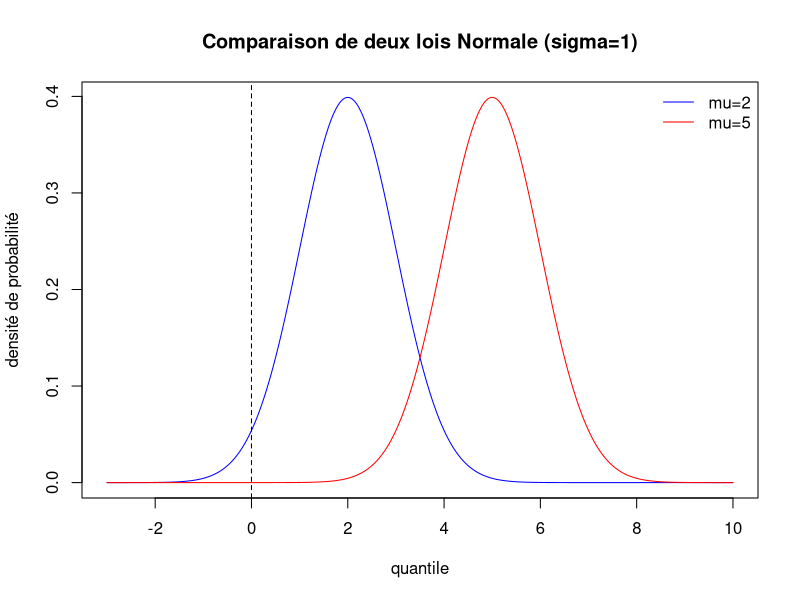
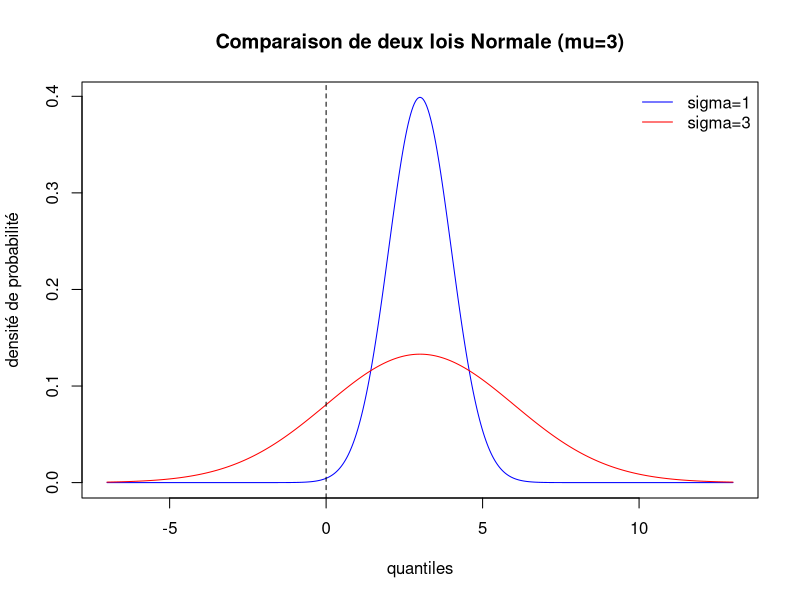
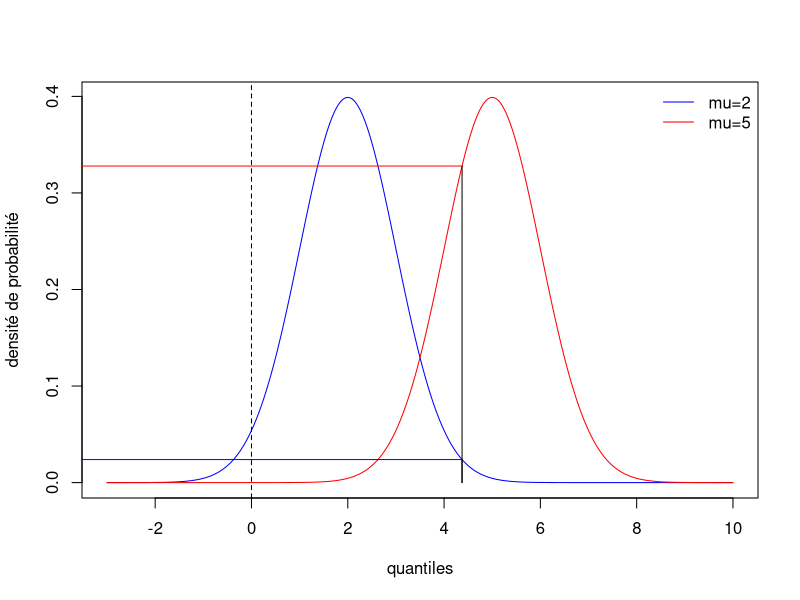
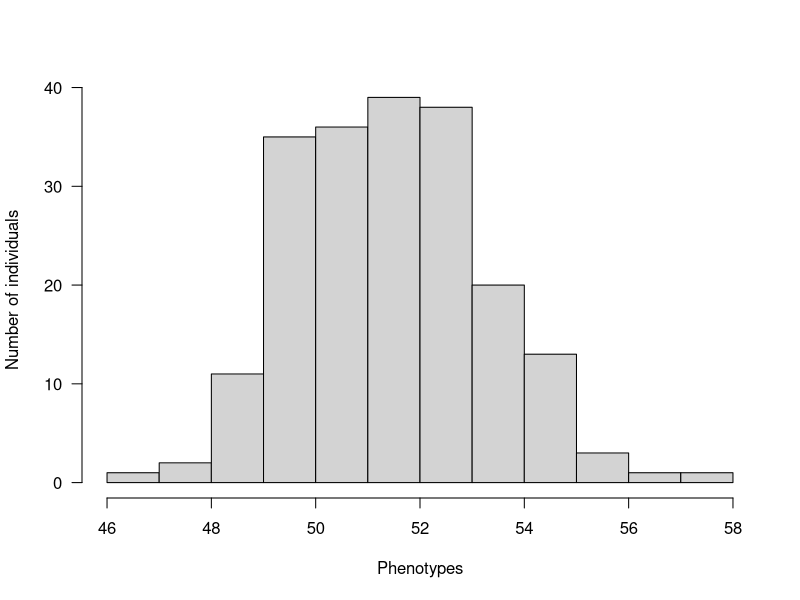
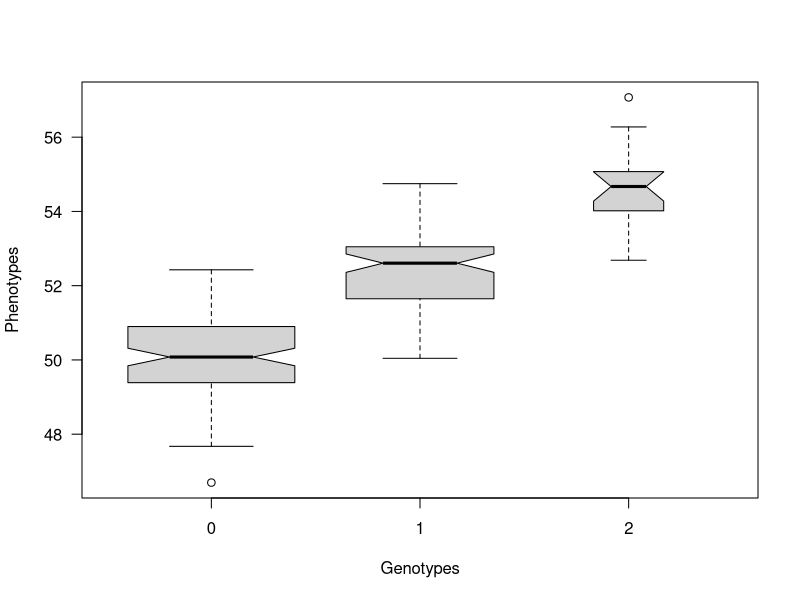
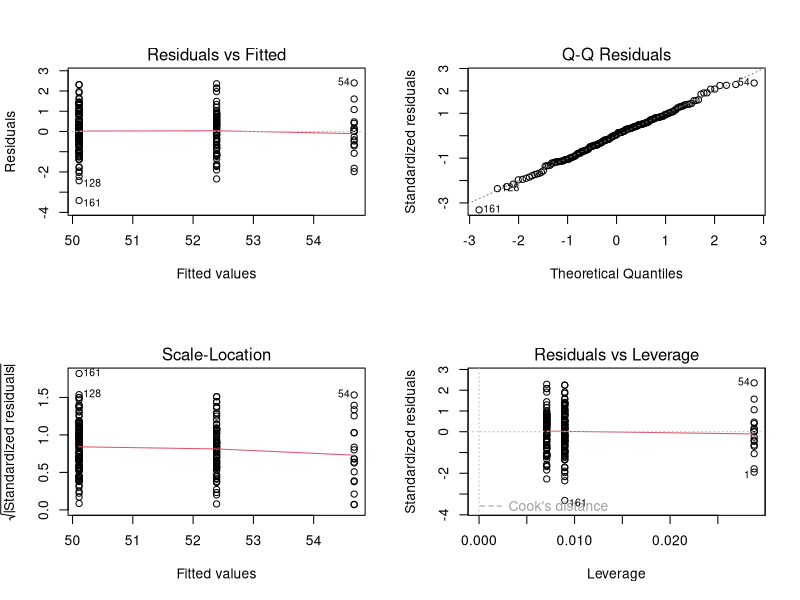
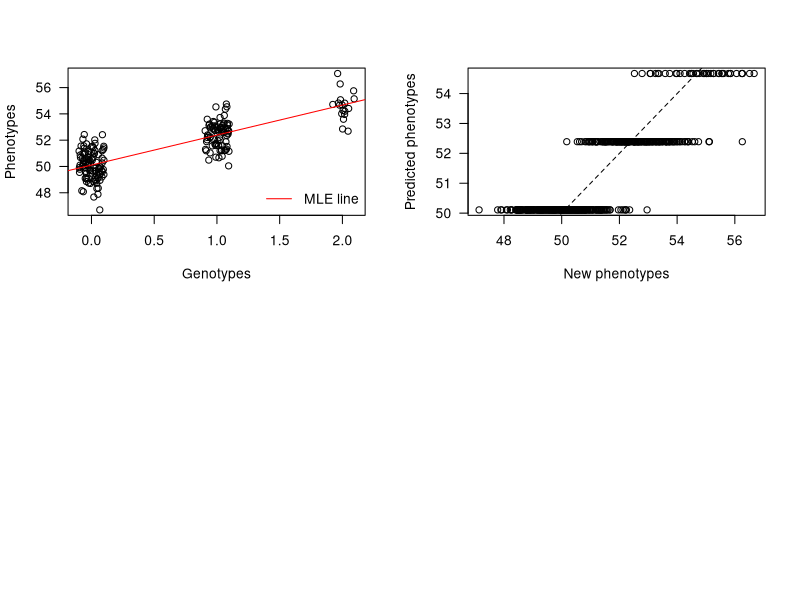

R code for these plots, in order:
## ---- chunk 1
R.v.maj <- as.numeric(R.version$major)
R.v.min.1 <- as.numeric(strsplit(R.version$minor, "\\.")[[1]][1])
if(R.v.maj < 2 || (R.v.maj == 2 && R.v.min.1 < 15))
  stop("requires R >= 2.15", call.=FALSE)

suppressPackageStartupMessages(library(knitr))
opts_chunk$set(echo=TRUE, warning=TRUE, message=TRUE, cache=FALSE)

options(digits=3)
## ---- chunk 2
suppressPackageStartupMessages(library(MASS))
## ---- chunk 3
set.seed(1)
y <- rnorm(n=3, mean=5, sd=1)
## ---- chunk 4
x <- seq(from=-3, to=10, length.out=500)
plot(x=x, y=dnorm(x=x, mean=2, sd=1), type="l", col="blue",
     main="Comparaison de deux lois Normale (sigma=1)",
     xlab="quantile", ylab="densité de probabilité")
points(x=x, y=dnorm(x=x, mean=5, sd=1), type="l", col="red")
abline(v=0, lty=2)
legend("topright", legend=c("mu=2", "mu=5"), col=c("blue", "red"), lty=1, bty="n")
## ---- chunk 5
x <- seq(from=-7, to=13, length.out=500)
plot(x=x, y=dnorm(x=x, mean=3, sd=1), type="l", col="blue",
     main="Comparaison de deux lois Normale (mu=3)",
     xlab="quantiles", ylab="densité de probabilité")
points(x=x, y=dnorm(x=x, mean=3, sd=3), type="l", col="red")
abline(v=0, lty=2)
legend("topright", legend=c("sigma=1", "sigma=3"), col=c("blue", "red"), lty=1, bty="n")
## ---- chunk 6
x <- seq(from=-3, to=10, length.out=500)
plot(x=x, y=dnorm(x=x, mean=2, sd=1), type="l", col="blue",
     main="",
     xlab="quantiles", ylab="densité de probabilité")
points(x=x, y=dnorm(x=x, mean=5, sd=1), type="l", col="red")
abline(v=0, lty=2)
legend("topright", legend=c("mu=2", "mu=5"), col=c("blue", "red"), lty=1, bty="n")
segments(x0=y[1], y0=0, x1=y[1], y1=dnorm(x=y[1], mean=2, sd=1))
segments(x0=y[1], y0=0, x1=y[1], y1=dnorm(x=y[1], mean=5, sd=1))
segments(x0=y[1], y0=dnorm(x=y[1], mean=2, sd=1),
         x1=-5, y1=dnorm(x=y[1], mean=2, sd=1), col="blue")
segments(x0=y[1], y0=dnorm(x=y[1], mean=5, sd=1),
         x1=-5, y1=dnorm(x=y[1], mean=5, sd=1), col="red")
## ---- chunk 7
compute.log.likelihood <- function(parameters, data){
  mu <- parameters[1]
  sigma <- parameters[2]
  y <- data
  n <- length(y)
  log.lik <- - n * log(sigma) - (n/2) * log(2 * pi) - sum(((y - mu)^2) / (2 * sigma^2))
  return(log.lik)
}

compute.log.likelihood(c(5,1), y)
compute.log.likelihood(c(2,1), y)
## ---- chunk 8
sum(dnorm(x=y, mean=5, sd=1, log=TRUE))
sum(dnorm(x=y, mean=2, sd=1, log=TRUE))
## ---- chunk 9
set.seed(1866) # année de parution de l'article de Mendel fondant la génétique
## ---- chunk 10
n <- 200
## ---- chunk 11
mu <- 50
## ---- chunk 12
##' Genotype frequencies
##'
##' Calculate the genotype frequencies at a locus assuming the Hardy-Weinberg equilibrium
##' (https://en.wikipedia.org/wiki/Hardy%E2%80%93Weinberg_principle).
##' @param maf frequency of the minor allele, a
##' @return vector of genotype frequencies
##' @author Timothée Flutre
calcGenoFreq <- function(maf){
  stopifnot(is.numeric(maf), length(maf) == 1, maf >= 0, maf <= 0.5)
  geno.freq <- c((1 - maf)^2,
                2 * (1 - maf) * maf,
                maf^2)
  names(geno.freq) <- c("AA", "Aa", "aa")
  return(geno.freq)
}

f <- 0.3
genotypes <- sample(x=c(0,1,2), size=n, replace=TRUE, prob=calcGenoFreq(f))
## ---- chunk 13
table(genotypes)
sum(genotypes) / (2 * n) # estimate of the MAF
var(genotypes) # important for the estimate of beta
## ---- chunk 14
(beta <- rnorm(n=1, mean=2, sd=1))
## ---- chunk 15
sigma <- 1
errors <- rnorm(n=n, mean=0, sd=sigma)
## ---- chunk 16
phenotypes <- mu + beta * genotypes + errors
## ---- chunk 17
dat <- data.frame(x=genotypes, y=phenotypes)
summary(dat)
## ---- chunk 18
hist(phenotypes, breaks="FD", las=1, main="",
     xlab="Phenotypes", ylab="Number of individuals")
## ---- chunk 19
boxplot(phenotypes ~ genotypes, varwidth=TRUE, notch=TRUE,
        xlab="Genotypes", ylab="Phenotypes", las=1)
## ---- chunk 20
fit <- lm(y ~ x, data=dat)
## ---- chunk 21
par(mfrow=c(2,2))
plot(fit)
## ---- chunk 22
summary(fit)
## ---- chunk 23
plot(phenotypes ~ jitter(genotypes, factor=0.5), las=1,
     xlab="Genotypes", ylab="Phenotypes")
abline(a=coefficients(fit)[1], b=coefficients(fit)[2], col="red")
legend("bottomright", legend="MLE line", col="red", lty=1, bty="n")
## ---- chunk 24
negLogLik <- function(mu, beta, sigma){
  - sum(dnorm(x=dat$y, mean=mu + beta * dat$x, sd=sigma, log=TRUE))
}
## ---- chunk 25
library(stats4)
fit2 <- mle(negLogLik, start=list(mu=mean(dat$y), beta=0, sigma=1),
            method="L-BFGS-B", nobs=nrow(dat),
            lower=c(-Inf,-Inf,10^(-6)), upper=c(+Inf,+Inf,+Inf))
summary(fit2)
## ---- chunk 26
summary(fit)$r.squared
## ---- chunk 27
(coefficients(fit)[2]^2 * var(dat$x)) /
  (coefficients(fit)[2]^2 * var(dat$x) + summary(fit)$sigma^2)
## ---- chunk 28
beta
## ---- chunk 29
(beta.hat <- coefficients(fit)[2])
## ---- chunk 30
(rmse.beta <- sqrt((beta.hat - beta)^2))
## ---- chunk 31
y <- phenotypes
y.hat <- (coefficients(fit)[1] + coefficients(fit)[2] * genotypes)
errors <- y - y.hat
(rmse.y <- sqrt(mean(errors^2)))
## ---- chunk 32
errors <- phenotypes - predict(fit)
(rmse.y <- sqrt(mean(errors^2)))
## ---- chunk 33
set.seed(1944) # année de découverte de l'ADN comme support des gènes
n.tilde <- 500
x.new <- sample(x=c(0,1,2), size=n.tilde, replace=TRUE, prob=calcGenoFreq(f))
y.new <- mu + beta * x.new + rnorm(n=n.tilde, mean=0, sd=sigma)
## ---- chunk 34
y.tilde <- (coefficients(fit)[1] + coefficients(fit)[2] * x.new)
## ---- chunk 35
errors <- y.new - y.tilde
(rmspe <- sqrt(mean(errors^2)))
## ---- chunk 36
plot(x=y.new, y=y.tilde, xlab="New phenotypes", ylab="Predicted phenotypes", las=1)
abline(a=0, b=1, lty=2)
## ---- chunk 37
print(sessionInfo(), locale=FALSE)
